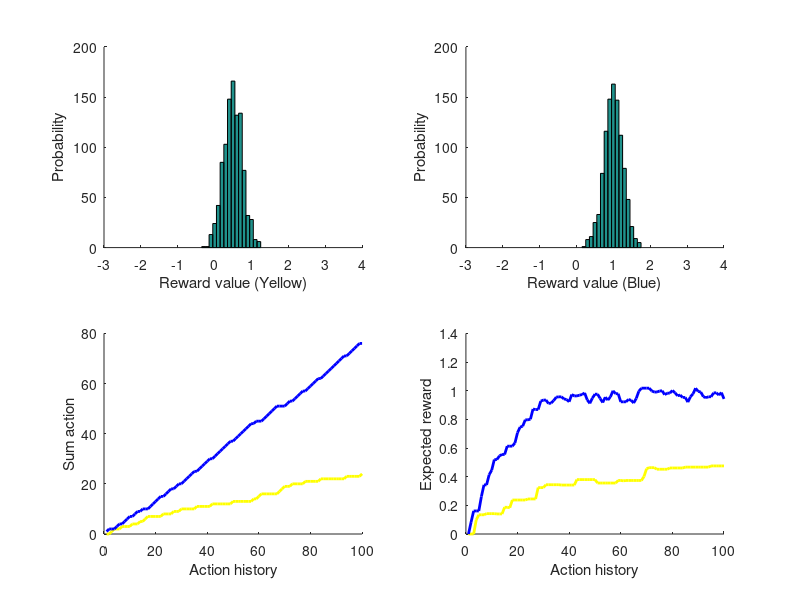

MATLAB code for this plot:
%% Excercise 2:
%% question
% 
% <<Exercise_2.png>>
% 

%% Answer
clc
clear
close all

N_samples = 1000;
Reward_y = normrnd(0.5, 0.25, 1, N_samples);
Reward_b = normrnd(1, 0.25, 1, N_samples);


N_actions = 100;

beta = 1;  %this is a trade-off between exploration and exploitation (something like a learning rate!)
% very large beta values may lead to the wrong decision (choosing yellow)
epsilon = 0.1;

my_exp = zeros(1,N_actions);
mb_exp = zeros(1,N_actions);
ch = zeros(1,N_actions);

ch(1) = round (rand);
for i = 1:N_actions-1

    if ch(i) == 0
        my_exp(i+1) = my_exp(i) + epsilon * (Reward_y(i) - my_exp(i));
        mb_exp(i+1) = mb_exp(i);
    elseif ch(i) == 1
        mb_exp(i+1) = mb_exp(i) + epsilon * (Reward_b(i) - mb_exp(i));
        my_exp(i+1) = my_exp(i);
    end


    P_dens = exp(beta*my_exp(i+1)) + exp(beta*mb_exp(i+1));
    py = exp(beta * my_exp(i+1)) / P_dens;
    pb = exp(beta * mb_exp(i+1)) / P_dens;

    xy = py * rand(1);
    xb = pb * rand (1);
    if xy > xb
        ch(i+1) = 0;
    elseif xb > xy
        ch(i+1) = 1;
    end

end

% - plotting

bins = -2:0.1:3;

figure
subplot(2,2,1); hold on
hist(Reward_y, bins)
xlabel('Reward value (Yellow)')
ylabel('Probability')

subplot(2,2,2); hold on
hist(Reward_b, bins)
xlabel('Reward value (Blue)')
ylabel('Probability')

subplot(2,2,3); hold on
plot(cumsum(ch==0), 'LineWidth',2, 'Color','y')
plot(cumsum(ch==1), 'LineWidth',2, 'Color','b')
xlabel('Action history')
ylabel('Sum action')


subplot(2,2,4); hold on
plot(my_exp, 'LineWidth',2, 'color', 'y')
plot(mb_exp, 'LineWidth',2, 'color', 'b')
xlabel('Action history')
ylabel('Expected reward')